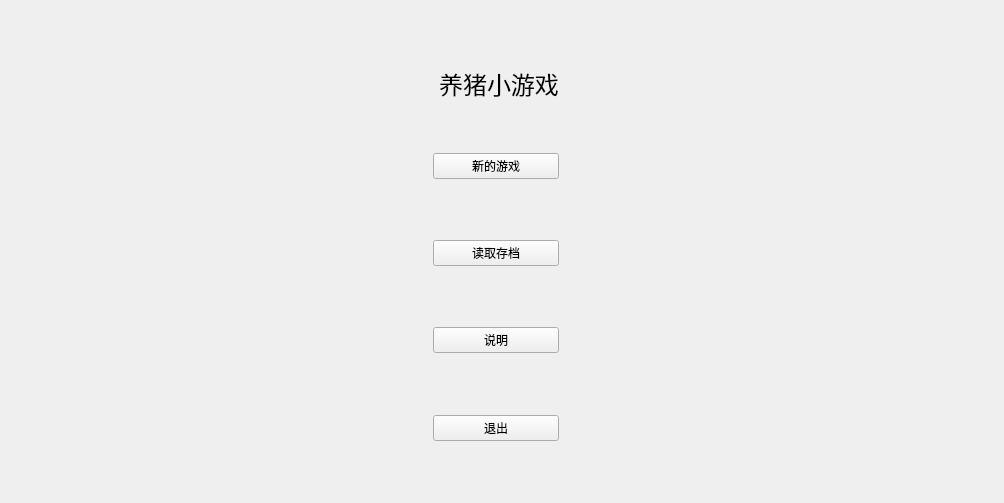
      <widget class="QWidget" name="beg">
       <layout class="QGridLayout" name="gridLayout_2">
        <item row="5" column="2">
         <spacer name="verticalSpacer_3">
          <property name="orientation">
           <enum>Qt::Vertical</enum>
          </property>
          <property name="sizeHint" stdset="0">
           <size>
            <width>20</width>
            <height>55</height>
           </size>
          </property>
         </spacer>
        </item>
        <item row="1" column="4">
         <spacer name="horizontalSpacer_2">
          <property name="orientation">
           <enum>Qt::Horizontal</enum>
          </property>
          <property name="sizeHint" stdset="0">
           <size>
            <width>73</width>
            <height>20</height>
           </size>
          </property>
         </spacer>
        </item>
        <item row="10" column="2">
         <spacer name="verticalSpacer_5">
          <property name="orientation">
           <enum>Qt::Vertical</enum>
          </property>
          <property name="sizeHint" stdset="0">
           <size>
            <width>20</width>
            <height>56</height>
           </size>
          </property>
         </spacer>
        </item>
        <item row="6" column="0">
         <spacer name="horizontalSpacer_5">
          <property name="orientation">
           <enum>Qt::Horizontal</enum>
          </property>
          <property name="sizeHint" stdset="0">
           <size>
            <width>281</width>
            <height>20</height>
           </size>
          </property>
         </spacer>
        </item>
        <item row="4" column="0">
         <spacer name="horizontalSpacer_3">
          <property name="orientation">
           <enum>Qt::Horizontal</enum>
          </property>
          <property name="sizeHint" stdset="0">
           <size>
            <width>416</width>
            <height>20</height>
           </size>
          </property>
         </spacer>
        </item>
        <item row="11" column="1" rowspan="2" colspan="2">
         <widget class="QPushButton" name="exit">
          <property name="text">
           <string>退出</string>
          </property>
         </widget>
        </item>
        <item row="1" column="2">
         <widget class="QLabel" name="Title">
          <property name="text">
           <string>&lt;html&gt;&lt;head/&gt;&lt;body&gt;&lt;p&gt;&lt;span style=&quot; font-size:18pt;&quot;&gt;养猪小游戏&lt;/span&gt;&lt;/p&gt;&lt;/body&gt;&lt;/html&gt;</string>
          </property>
          <property name="textFormat">
           <enum>Qt::AutoText</enum>
          </property>
          <property name="alignment">
           <set>Qt::AlignCenter</set>
          </property>
         </widget>
        </item>
        <item row="6" column="4">
         <spacer name="horizontalSpacer_6">
          <property name="orientation">
           <enum>Qt::Horizontal</enum>
          </property>
          <property name="sizeHint" stdset="0">
           <size>
            <width>403</width>
            <height>20</height>
           </size>
          </property>
         </spacer>
        </item>
        <item row="0" column="2">
         <spacer name="verticalSpacer_2">
          <property name="orientation">
           <enum>Qt::Vertical</enum>
          </property>
          <property name="sizeHint" stdset="0">
           <size>
            <width>20</width>
            <height>55</height>
           </size>
          </property>
         </spacer>
        </item>
        <item row="2" column="2">
         <spacer name="verticalSpacer">
          <property name="orientation">
           <enum>Qt::Vertical</enum>
          </property>
          <property name="sizeHint" stdset="0">
           <size>
            <width>20</width>
            <height>46</height>
           </size>
          </property>
         </spacer>
        </item>
        <item row="4" column="1" colspan="2">
         <widget class="QPushButton" name="newGame">
          <property name="text">
           <string>新的游戏</string>
          </property>
         </widget>
        </item>
        <item row="1" column="0" colspan="2">
         <spacer name="horizontalSpacer">
          <property name="orientation">
           <enum>Qt::Horizontal</enum>
          </property>
          <property name="sizeHint" stdset="0">
           <size>
            <width>74</width>
            <height>20</height>
           </size>
          </property>
         </spacer>
        </item>
        <item row="9" column="0">
         <spacer name="horizontalSpacer_7">
          <property name="orientation">
           <enum>Qt::Horizontal</enum>
          </property>
          <property name="sizeHint" stdset="0">
           <size>
            <width>416</width>
            <height>20</height>
           </size>
          </property>
         </spacer>
        </item>
        <item row="8" column="2">
         <spacer name="verticalSpacer_4">
          <property name="orientation">
           <enum>Qt::Vertical</enum>
          </property>
          <property name="sizeHint" stdset="0">
           <size>
            <width>20</width>
            <height>55</height>
           </size>
          </property>
         </spacer>
        </item>
        <item row="9" column="4" colspan="2">
         <spacer name="horizontalSpacer_8">
          <property name="orientation">
           <enum>Qt::Horizontal</enum>
          </property>
          <property name="sizeHint" stdset="0">
           <size>
            <width>422</width>
            <height>20</height>
           </size>
          </property>
         </spacer>
        </item>
        <item row="9" column="1" colspan="2">
         <widget class="QPushButton" name="explation">
          <property name="text">
           <string>说明</string>
          </property>
         </widget>
        </item>
        <item row="11" column="4" rowspan="2">
         <spacer name="horizontalSpacer_10">
          <property name="orientation">
           <enum>Qt::Horizontal</enum>
          </property>
          <property name="sizeHint" stdset="0">
           <size>
            <width>415</width>
            <height>20</height>
           </size>
          </property>
         </spacer>
        </item>
        <item row="11" column="0" rowspan="2">
         <spacer name="horizontalSpacer_9">
          <property name="orientation">
           <enum>Qt::Horizontal</enum>
          </property>
          <property name="sizeHint" stdset="0">
           <size>
            <width>416</width>
            <height>20</height>
           </size>
          </property>
         </spacer>
        </item>
        <item row="4" column="3" colspan="2">
         <spacer name="horizontalSpacer_4">
          <property name="orientation">
           <enum>Qt::Horizontal</enum>
          </property>
          <property name="sizeHint" stdset="0">
           <size>
            <width>422</width>
            <height>20</height>
           </size>
          </property>
         </spacer>
        </item>
        <item row="13" column="2">
         <spacer name="verticalSpacer_6">
          <property name="orientation">
           <enum>Qt::Vertical</enum>
          </property>
          <property name="sizeHint" stdset="0">
           <size>
            <width>20</width>
            <height>51</height>
           </size>
          </property>
         </spacer>
        </item>
        <item row="6" column="1" colspan="2">
         <widget class="QPushButton" name="load">
          <property name="text">
           <string>读取存档</string>
          </property>
         </widget>
        </item>
       </layout>
      </widget>
